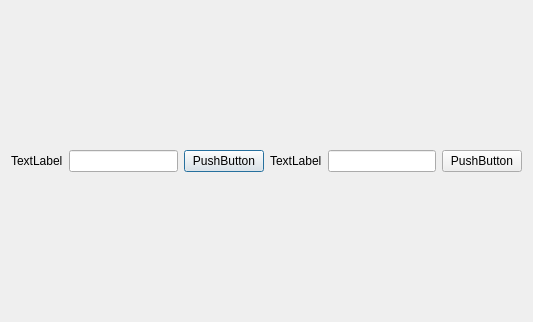
<?xml version="1.0" encoding="UTF-8"?>
<ui version="4.0">
 <class>Dialog</class>
 <widget class="QDialog" name="Dialog">
  <property name="geometry">
   <rect>
    <x>0</x>
    <y>0</y>
    <width>533</width>
    <height>322</height>
   </rect>
  </property>
  <property name="windowTitle">
   <string>Dialog</string>
  </property>
  <layout class="QHBoxLayout" name="horizontalLayout_3">
   <item>
    <layout class="QHBoxLayout" name="horizontalLayout">
     <item>
      <widget class="QLabel" name="label">
       <property name="text">
        <string>TextLabel</string>
       </property>
      </widget>
     </item>
     <item>
      <widget class="QLineEdit" name="lineEdit"/>
     </item>
     <item>
      <widget class="QPushButton" name="pushButton">
       <property name="text">
        <string>PushButton</string>
       </property>
      </widget>
     </item>
    </layout>
   </item>
   <item>
    <layout class="QHBoxLayout" name="horizontalLayout_2">
     <item>
      <widget class="QLabel" name="label_2">
       <property name="text">
        <string>TextLabel</string>
       </property>
      </widget>
     </item>
     <item>
      <widget class="QLineEdit" name="lineEdit_2"/>
     </item>
     <item>
      <widget class="QPushButton" name="pushButton_2">
       <property name="text">
        <string>PushButton</string>
       </property>
      </widget>
     </item>
    </layout>
   </item>
  </layout>
 </widget>
 <resources/>
 <connections/>
</ui>
